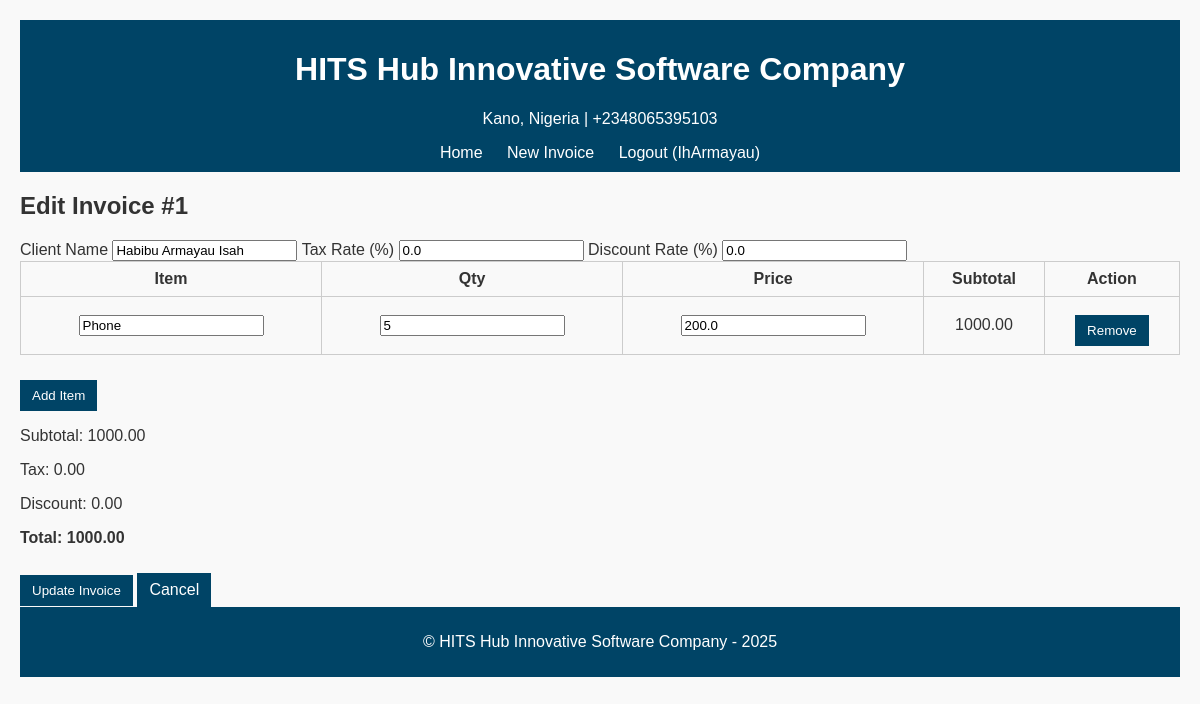
Page /invoice/1/edit (signed in) on the committed database.
### app.py (models this page shows)
class Invoice(db.Model):
    id = db.Column(db.Integer, primary_key=True)
    client_name = db.Column(db.String(150), nullable=False)
    tax_rate = db.Column(db.Float, default=0.0)
    discount_rate = db.Column(db.Float, default=0.0)
    date_created = db.Column(db.DateTime, default=datetime.utcnow)
    items = db.relationship('InvoiceItem', backref='invoice', cascade="all, delete-orphan")

class InvoiceItem(db.Model):
    id = db.Column(db.Integer, primary_key=True)
    invoice_id = db.Column(db.Integer, db.ForeignKey('invoice.id'))
    name = db.Column(db.String(150), nullable=False)
    qty = db.Column(db.Integer, nullable=False)
    price = db.Column(db.Float, nullable=False)

### app.py (the view, shortened to what this page needs)
@app.route('/invoice/<int:invoice_id>/edit', methods=['GET', 'POST'])
@login_required
def edit_invoice(invoice_id):
    invoice = Invoice.query.get_or_404(invoice_id)
    return render_template('edit_invoice.html', invoice=invoice)

### app.py (called while the page is built)
def login_required(f):
    @wraps(f)
    def decorated_function(*args, **kwargs):
        if 'user_id' not in session:
            return redirect(url_for('login'))
        return f(*args, **kwargs)
    return decorated_function

### templates/edit_invoice.html (shortened to what this page needs)
{% extends "base.html" %}
{% block content %}
<h2>Edit Invoice #{{ invoice.id }}</h2>
<form method="POST" id="invoiceForm">
    <label>Client Name</label>
    <input type="text" name="client_name" value="{{ invoice.client_name }}" required>
    <label>Tax Rate (%)</label>
    <input type="number" name="tax_rate" value="{{ invoice.tax_rate }}" min="0" step="0.01" onchange="calculateTotals()">
    <label>Discount Rate (%)</label>
    <input type="number" name="discount_rate" value="{{ invoice.discount_rate }}" min="0" step="0.01" onchange="calculateTotals()">
    <table id="itemsTable">
        <thead>
            <tr>
                <th>Item</th>
                <th>Qty</th>
                <th>Price</th>
                <th>Subtotal</th>
                <th>Action</th>
            </tr>
        </thead>
        <tbody>
            {% for item in invoice.items %}
            <tr>
                <td><input type="text" name="item_name[]" value="{{ item.name }}" required></td>
                <td><input type="number" name="item_qty[]" value="{{ item.qty }}" min="1" onchange="calculateTotals()"></td>
                <td><input type="number" name="item_price[]" value="{{ item.price }}" step="0.01" onchange="calculateTotals()"></td>
                <td class="row-subtotal">0.00</td>
                <td><button type="button" onclick="removeRow(this)">Remove</button></td>
            </tr>
            {% endfor %}
        </tbody>
    </table>
    <button type="button" onclick="addRow()">Add Item</button>
    <div class="totals">
        <p>Subtotal: <span id="subtotal">0.00</span></p>
        <p>Tax: <span id="tax">0.00</span></p>
        <p>Discount: <span id="discount">0.00</span></p>
        <p><strong>Total: <span id="total">0.00</span></strong></p>
    </div>
    <button type="submit">Update Invoice</button>
    <a href="{{ url_for('index') }}" class="button-cancel">Cancel</a>
</form>
{% endblock %}

### static/css/style.css (style rules this page uses)
body { font-family: Arial, sans-serif; margin: 20px; background: #f9f9f9; color: #333; }
table { width: 100%; border-collapse: collapse; margin-bottom: 15px; }
table th, table td { border: 1px solid #ccc; padding: 8px; text-align: center; }
button, .button-cancel { background: #004466; color: white; padding: 8px 12px; border: none; cursor: pointer; text-decoration: none; margin-top: 10px; display: inline-block; }

### rows in the picture
Invoice: id "1", client_name "Habibu Armayau Isah", tax_rate "0.0", discount_rate "0.0"
InvoiceItem: name "Phone", qty "5", price "200.0"

### other values in the picture
{{ COMPANY.name }} "HITS Hub Innovative Software Company"
{{ COMPANY.address }} "Kano, Nigeria"
{{ COMPANY.phone }} "+2348065395103"
{{ session.username }} "IhArmayau"
